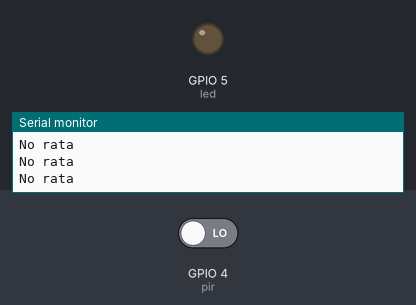
Recording of a sketch running on a simulated ESP32. On the bench: output pins drawn as LEDs (lit = HIGH), the last lines printed to the serial monitor. The inputs (shaded band) are chosen by the test bench; at power-on: GPIO 4 (pir) LOW. Nothing arrives over Bluetooth unless stated.

Above: at 1.2 s.
1.3 s: GPIO 4 (pir) driven HIGH
At 1.7 s:
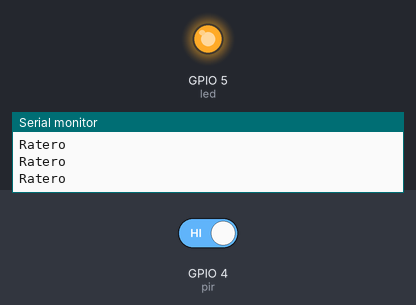
2.8 s: GPIO 4 (pir) driven LOW
At 4.1 s:
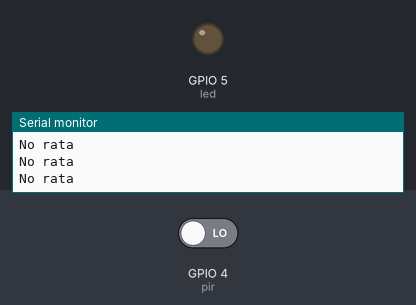
Timing chart, 0 to 5.8 s (numbered marks = the images above; inputs shaded):
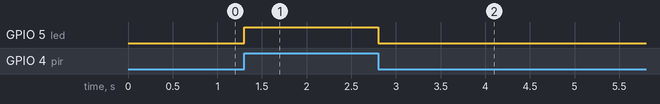

The sketch:

P13.ino
```cpp
#include "BluetoothSerial.h"
BluetoothSerial BT;
const int pir=4; //D4 es el puerto digital para la entrada out del pir
const int led=5; //D5 es el puerto de led de presencia
void setup() {
Serial.begin(9600);
BT.begin("MI_ESP32_UTEQ");// Nombre del dispositivo Bluetooth que quieras asignarle
pinMode(pir, INPUT);
pinMode(led, OUTPUT);
digitalWrite(led,LOW);
}
void loop() {
int sensor;
sensor=digitalRead(pir); //lectura del pir
if(sensor==HIGH){
Serial.println("Ratero");
BT.println("Ratero");
digitalWrite(led, HIGH);
delay(100);
}else{
if(sensor==LOW){
Serial.println("No rata");
BT.println("No rata");
digitalWrite(led, LOW);
delay(100);
}
}
}
```

Measured:
- after the input at 1.3 s, GPIO 5 (led): LOW → HIGH at once
- after the input at 2.8 s, GPIO 5 (led): HIGH → LOW at once
